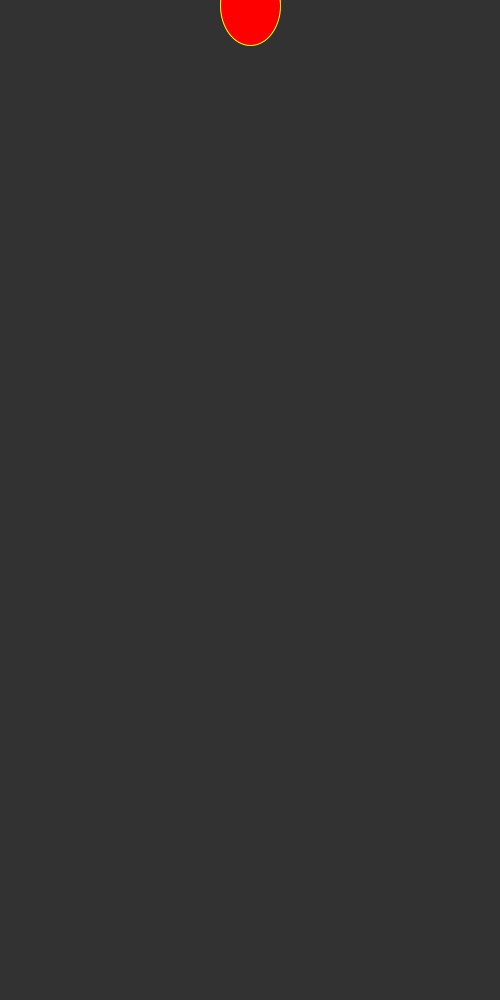
Frame 1 (no input)
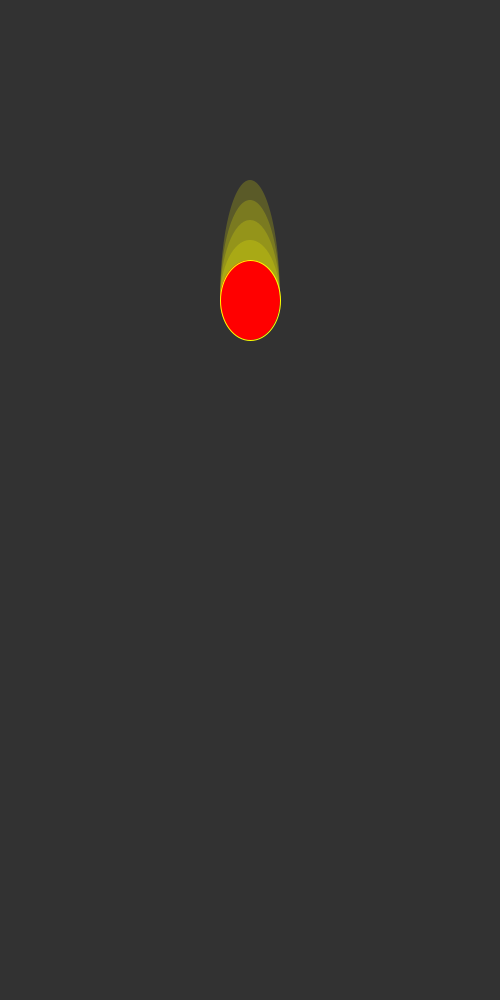
Frame 60 (the mouse pressed at the canvas centre just before this capture)
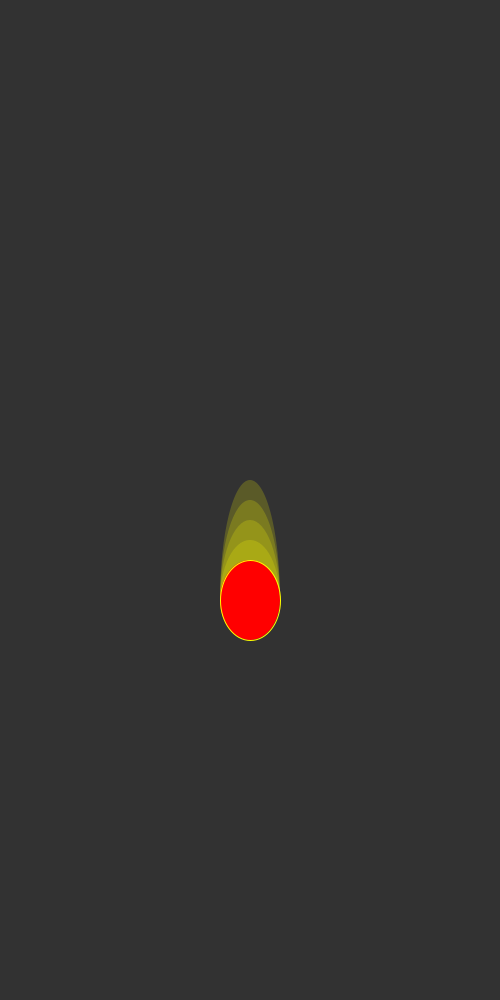
Frame 120 (the mouse held since frame 60 and released just before this capture)

The Processing sketch that drew these frames (run headless with seeded random() and noise(); from frame 60 on, the mouse is pressed at the canvas centre):

// Processing sketch: meteor
// ── meteor.pde
float circleX;
float circleY;
float circleWidth;
float circleHeight;
float circleSpeed;

void setup() {
  size(500, 1000);
  
  circleX = width/2;
  circleY = 0;
  circleWidth = 60;
  circleHeight = 80;
  circleSpeed = 5;
}

void draw() {
  background(50);
  
  circleY += circleSpeed;
    
  fill(255, 255, 0, 50);
  noStroke();
  arc(circleX, circleY, circleWidth, circleHeight*1.5, PI, PI+PI);
    
  fill(255, 255, 0, 50);
  noStroke();
  arc(circleX, circleY, circleWidth, circleHeight*2, PI, PI+PI);
    
  fill(255, 255, 0, 50);
  noStroke();
  arc(circleX, circleY, circleWidth, circleHeight*2.5, PI, PI+PI);
    
  fill(255, 255, 0, 50);
  noStroke();
  arc(circleX, circleY, circleWidth, circleHeight*3, PI, PI+PI);
  
  fill(255, 0, 0);
  stroke(255, 255, 0);
  ellipse(circleX, circleY, circleWidth, circleHeight);
}
